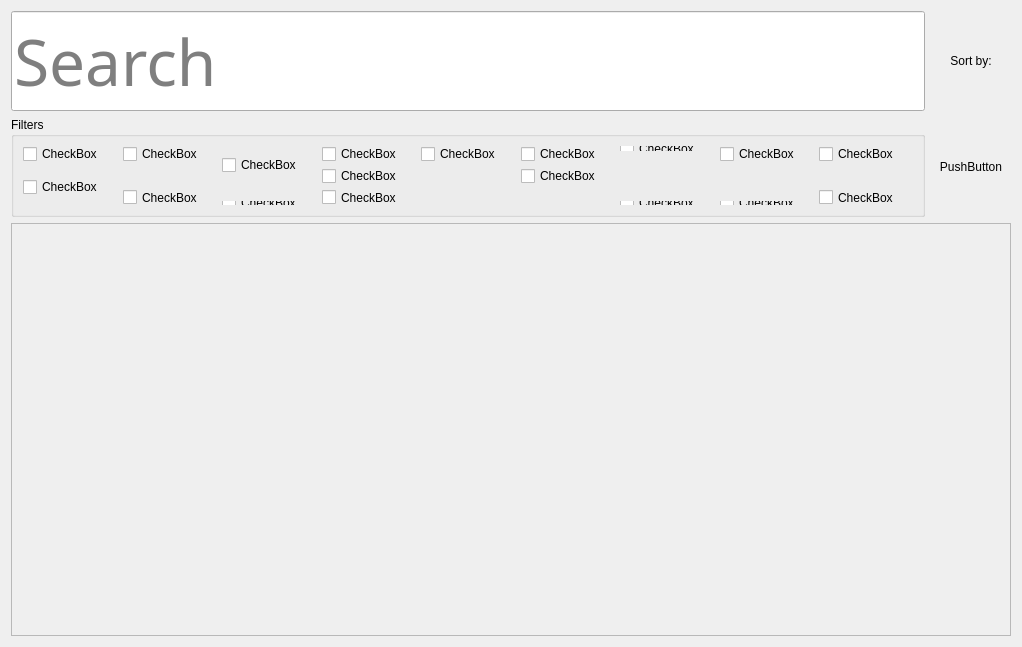
<?xml version="1.0" encoding="UTF-8"?>
<ui version="4.0">
 <class>Form</class>
 <widget class="QWidget" name="Form">
  <property name="geometry">
   <rect>
    <x>0</x>
    <y>0</y>
    <width>1022</width>
    <height>647</height>
   </rect>
  </property>
  <property name="windowTitle">
   <string>Form</string>
  </property>
  <layout class="QVBoxLayout" name="verticalLayout">
   <item>
    <layout class="QGridLayout" name="gridLayout">
     <property name="sizeConstraint">
      <enum>QLayout::SetFixedSize</enum>
     </property>
     <item row="0" column="0">
      <widget class="QLineEdit" name="search_bar">
       <property name="sizePolicy">
        <sizepolicy hsizetype="Expanding" vsizetype="Expanding">
         <horstretch>0</horstretch>
         <verstretch>0</verstretch>
        </sizepolicy>
       </property>
       <property name="maximumSize">
        <size>
         <width>16777215</width>
         <height>100</height>
        </size>
       </property>
       <property name="font">
        <font>
         <family>Sitka Text</family>
         <pointsize>48</pointsize>
        </font>
       </property>
       <property name="placeholderText">
        <string>Search</string>
       </property>
       <property name="clearButtonEnabled">
        <bool>true</bool>
       </property>
      </widget>
     </item>
     <item row="0" column="1">
      <widget class="QLabel" name="label">
       <property name="text">
        <string>Sort by:</string>
       </property>
       <property name="alignment">
        <set>Qt::AlignCenter</set>
       </property>
       <property name="wordWrap">
        <bool>true</bool>
       </property>
      </widget>
     </item>
     <item row="1" column="1">
      <widget class="QPushButton" name="pushButton">
       <property name="sizePolicy">
        <sizepolicy hsizetype="Fixed" vsizetype="Ignored">
         <horstretch>0</horstretch>
         <verstretch>0</verstretch>
        </sizepolicy>
       </property>
       <property name="text">
        <string>PushButton</string>
       </property>
       <property name="default">
        <bool>false</bool>
       </property>
       <property name="flat">
        <bool>true</bool>
       </property>
      </widget>
     </item>
     <item row="1" column="0">
      <widget class="QGroupBox" name="groupBox">
       <property name="sizePolicy">
        <sizepolicy hsizetype="Expanding" vsizetype="Expanding">
         <horstretch>0</horstretch>
         <verstretch>0</verstretch>
        </sizepolicy>
       </property>
       <property name="maximumSize">
        <size>
         <width>16777215</width>
         <height>100</height>
        </size>
       </property>
       <property name="title">
        <string>Filters</string>
       </property>
       <property name="flat">
        <bool>false</bool>
       </property>
       <property name="checkable">
        <bool>false</bool>
       </property>
       <layout class="QGridLayout" name="gridLayout_2">
        <item row="0" column="0" rowspan="2">
         <widget class="QCheckBox" name="checkBox">
          <property name="text">
           <string>CheckBox</string>
          </property>
         </widget>
        </item>
        <item row="0" column="1" rowspan="2">
         <widget class="QCheckBox" name="checkBox_3">
          <property name="text">
           <string>CheckBox</string>
          </property>
         </widget>
        </item>
        <item row="0" column="3" rowspan="2">
         <widget class="QCheckBox" name="checkBox_17">
          <property name="text">
           <string>CheckBox</string>
          </property>
         </widget>
        </item>
        <item row="0" column="4" rowspan="2">
         <widget class="QCheckBox" name="checkBox_15">
          <property name="text">
           <string>CheckBox</string>
          </property>
         </widget>
        </item>
        <item row="0" column="5" rowspan="2">
         <widget class="QCheckBox" name="checkBox_14">
          <property name="text">
           <string>CheckBox</string>
          </property>
         </widget>
        </item>
        <item row="0" column="6">
         <widget class="QCheckBox" name="checkBox_12">
          <property name="text">
           <string>CheckBox</string>
          </property>
         </widget>
        </item>
        <item row="0" column="7" rowspan="2">
         <widget class="QCheckBox" name="checkBox_10">
          <property name="text">
           <string>CheckBox</string>
          </property>
         </widget>
        </item>
        <item row="0" column="8" rowspan="2">
         <widget class="QCheckBox" name="checkBox_8">
          <property name="text">
           <string>CheckBox</string>
          </property>
         </widget>
        </item>
        <item row="1" column="2" rowspan="2">
         <widget class="QCheckBox" name="checkBox_5">
          <property name="text">
           <string>CheckBox</string>
          </property>
         </widget>
        </item>
        <item row="2" column="3" rowspan="2" colspan="2">
         <widget class="QCheckBox" name="checkBox_6">
          <property name="text">
           <string>CheckBox</string>
          </property>
         </widget>
        </item>
        <item row="2" column="5" rowspan="2">
         <widget class="QCheckBox" name="checkBox_7">
          <property name="text">
           <string>CheckBox</string>
          </property>
         </widget>
        </item>
        <item row="3" column="0" rowspan="2">
         <widget class="QCheckBox" name="checkBox_2">
          <property name="text">
           <string>CheckBox</string>
          </property>
         </widget>
        </item>
        <item row="4" column="1" rowspan="2">
         <widget class="QCheckBox" name="checkBox_4">
          <property name="text">
           <string>CheckBox</string>
          </property>
         </widget>
        </item>
        <item row="4" column="3" rowspan="2" colspan="2">
         <widget class="QCheckBox" name="checkBox_18">
          <property name="text">
           <string>CheckBox</string>
          </property>
         </widget>
        </item>
        <item row="4" column="8" rowspan="2">
         <widget class="QCheckBox" name="checkBox_9">
          <property name="text">
           <string>CheckBox</string>
          </property>
         </widget>
        </item>
        <item row="5" column="2">
         <widget class="QCheckBox" name="checkBox_16">
          <property name="text">
           <string>CheckBox</string>
          </property>
         </widget>
        </item>
        <item row="5" column="6">
         <widget class="QCheckBox" name="checkBox_13">
          <property name="text">
           <string>CheckBox</string>
          </property>
         </widget>
        </item>
        <item row="5" column="7">
         <widget class="QCheckBox" name="checkBox_11">
          <property name="text">
           <string>CheckBox</string>
          </property>
         </widget>
        </item>
       </layout>
      </widget>
     </item>
    </layout>
   </item>
   <item>
    <widget class="QScrollArea" name="scrollArea">
     <property name="widgetResizable">
      <bool>true</bool>
     </property>
     <widget class="QWidget" name="scrollAreaWidgetContents_2">
      <property name="geometry">
       <rect>
        <x>0</x>
        <y>0</y>
        <width>1002</width>
        <height>309</height>
       </rect>
      </property>
     </widget>
    </widget>
   </item>
  </layout>
 </widget>
 <resources/>
 <connections/>
</ui>
